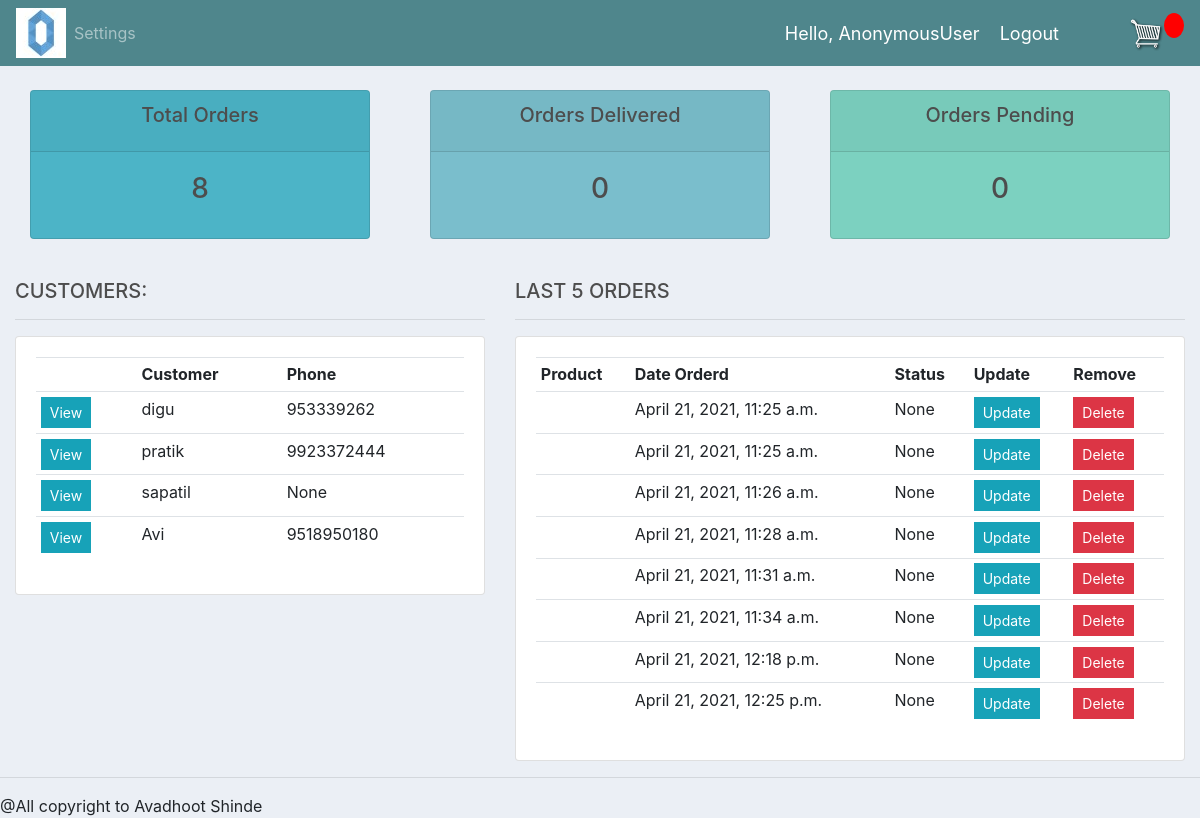
Before: / with the older database file.
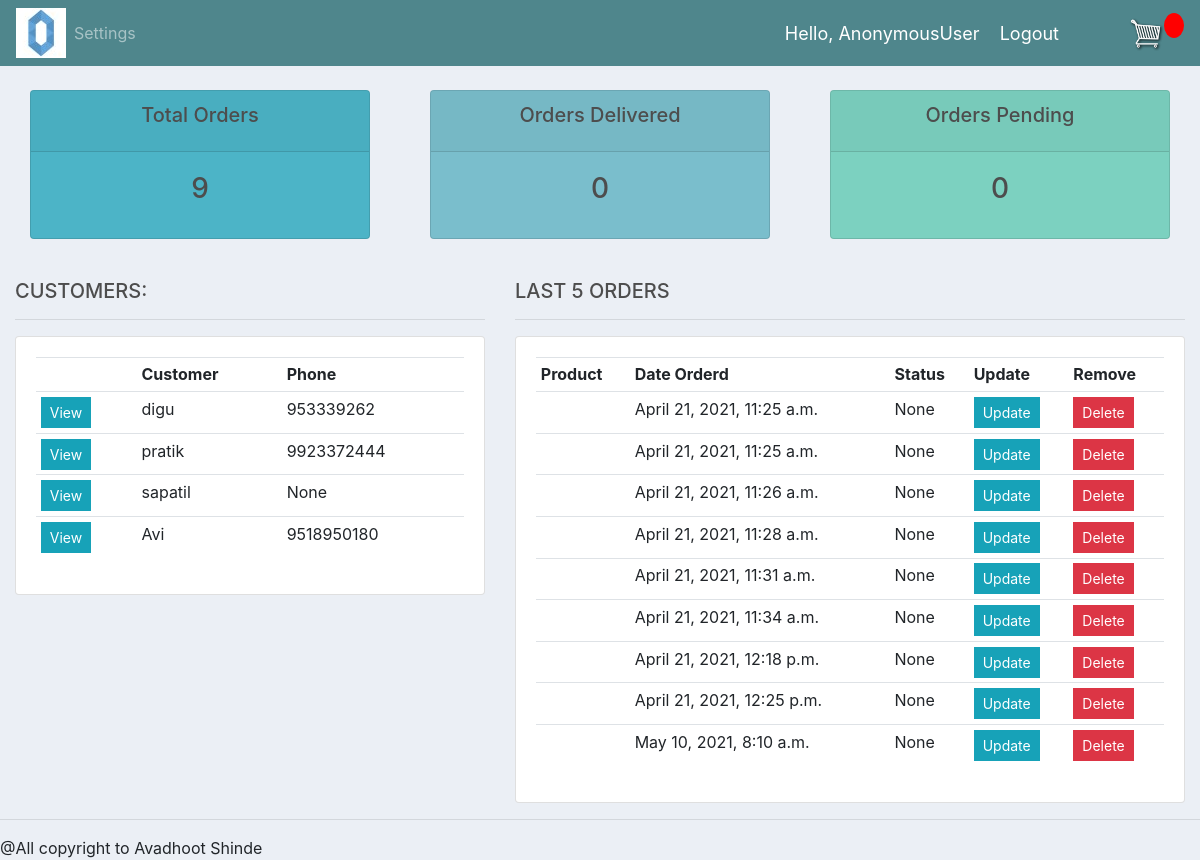
After: the same page with the newer database file.
### accounts/models.py (models this page shows, shortened)
class Customer(models.Model):
	user = models.OneToOneField(User, null=True, blank=True, on_delete=models.CASCADE)
	name = models.CharField(max_length=200, null=True)
	phone = models.CharField(max_length=200, null=True)
	email = models.CharField(max_length=200, null=True)
	profile_pic = models.ImageField(default="profile.png", null=True, blank=True)
	date_created = models.DateTimeField(auto_now_add=True, null=True)

class Order(models.Model):
	STATUS = (
			('Pending', 'Pending'),
			('Out for delivery', 'Out for delivery'),
			('Delivered', 'Delivered'),
			)
	customer = models.ForeignKey(Customer, null=True, on_delete= models.SET_NULL)
	date_created = models.DateTimeField(auto_now_add=True, null=True)
	status = models.CharField(max_length=200, null=True, choices=STATUS)
	complete = models.BooleanField(default=False)
	transaction_id = models.CharField(max_length=100, null=True)

### accounts/views.py (the view)
# urls.py: path('', views.home, name="home"),
def home(request):
	orders = Order.objects.all()
	customers = Customer.objects.all()
	total_customers = customers.count()
	total_orders = orders.count()
	delivered = orders.filter(status='Delivered').count()
	pending = orders.filter(status='Pending').count()
	context = {'orders':orders, 'customers':customers,
	'total_orders':total_orders,'delivered':delivered,
	'pending':pending }
	return render(request, 'accounts/dashboard.html', context)

### accounts/templates/accounts/dashboard.html
{%  extends 'accounts/main.html' %}
{% block content %}
{%  include 'accounts/status.html' %}
<br>
<div class="row">
	<div class="col-md-5">
		<h5>CUSTOMERS:</h5>
		<hr>
		<div class="card card-body">
			<table class="table table-sm">
				<tr>
					<th></th>
					<th>Customer</th>
					<th>Phone</th>
				</tr>
				{% for customer in customers %}
					<tr>
						<td><a class="btn btn-sm btn-info" href="{% url 'customer' customer.id %}">View</a></td>
						<td>{{customer.name}}</td>
						<td>{{customer.phone}}</td>
					</tr>
				{% endfor %}
			</table>
		</div>
	</div>
	<div class="col-md-7">
		<h5>LAST 5 ORDERS</h5>
		<hr>
		<div class="card card-body">
			<table class="table table-sm">
				<tr>
					<th>Product</th>
					<th>Date Orderd</th>
					<th>Status</th>
					<th>Update</th>
					<th>Remove</th>
				</tr>
				{% for order in orders %}
					<tr>
						<td>{{order.product}}</td>
						<td>{{order.date_created}}</td>
						<td>{{order.status}}</td>
						<td><a class="btn btn-sm btn-info" href="{% url 'update_order' order.id %}">Update</a></td>
						<td><a class="btn btn-sm btn-danger" href="{% url 'delete_order' order.id %}">Delete</a></td>
					</tr>
				{% endfor %}
			</table>
		</div>
	</div>
</div>
{% endblock %}

### accounts/templates/accounts/main.html (shortened to what this page needs)
{% load static %}
<!DOCTYPE html>
<html>
<head>
	<link rel="stylesheet" href="https://stackpath.bootstrapcdn.com/bootstrap/4.3.1/css/bootstrap.min.css">
	<link rel="stylesheet" type="text/css" href="{% static '/css/test.css' %}">
</head>
<body>
	{%  include 'accounts/navbar.html' %}
	<div class="container-fluid">
	{% block content %}
	{% endblock %}
    </div>
	<hr>
	<h9>@All copyright to Avadhoot Shinde</h9>
</body>
</html>

### accounts/templates/accounts/navbar.html (shortened to what this page needs)
{% load static %}
<nav class="navbar navbar-expand-lg navbar-dark bg-dark">
 <img src="{% static 'images/Logo.jpg' %}">
  <div class="collapse navbar-collapse" id="navbarNav">
    <ul class="navbar-nav">
      {% if request.user.is_staff %}
      <li class="nav-item active">
        <a class="nav-link" href="{% url 'home' %}">Dashboard</a>
      </li>
      <li class="nav-item">
        <a class="nav-link" href="{% url 'products' %}">Products</a>
      </li>
      <li class="nav-item active">
        <a class="nav-link" href="{% url 'order' %}">Store</a>
      </li>
      {% else %}
       <li class="nav-item">
        <a class="nav-link" href="{% url 'account' %}">Settings</a>
      </li>
      {% endif %}
    </ul>
  </div>
  <span><a class="hello-msg" href="{% url 'account' %}">Hello, {{request.user}}</a></span>
  <span ><a  class="hello-msg" href="{% url 'logout' %}">Logout</a></span>
  <a href="{% url 'cart' %}">
    <img  id="cart-icon" src="{% static 'images/cart.png' %}">
  </a>
  <p id="cart-total">{{cartItems}}</p>
</nav>

### accounts/templates/accounts/status.html
<br>
<div class="row">
	<div class="col">
		<div class="col-md">
			<div class="card text-center text-white  mb-3" id="total-orders">
			  	<div class="card-header">
			  		<h5 class="card-title">Total Orders</h5>
			  	</div>
			  	<div class="card-body">
			    	<h3 class="card-title">{{total_orders}}</h3>
			  	</div>
			</div>
		</div>
	</div>
	<div class="col">
		<div class="col-md">
			<div class="card text-center text-white  mb-3" id="orders-delivered">
			  	<div class="card-header">
			  		<h5 class="card-title">Orders Delivered</h5>
			  	</div>
			  	<div class="card-body">
			    	<h3 class="card-title">{{delivered}}</h3>
			  	</div>
			</div>
		</div>
	</div>
	<div class="col">
		<div class="col-md">
			<div class="card text-center text-white  mb-3" id="orders-pending">
			  	<div class="card-header">
			  		<h5 class="card-title">Orders Pending</h5>
			  	</div>
			  	<div class="card-body">
			    	<h3 class="card-title">{{pending}}</h3>
			  	</div>
			</div>
		</div>
	</div>
</div>

### static/css/test.css (style rules this page uses)
body { background-color: hsl(0, 0%, 98%); }
h1,h2,h3,h4,h5,h6 { color:hsl(0, 0%, 30%); }
.bg-dark { background-color: #4f868c!important; }
#cart-icon { width:35px; display: inline-block; margin-left: 50px; }
#cart-total { display: block; text-align: center; color:#fff; background-color: red; width: 20px; height: 25px; border-radius: 50%; font-size: 14px; }
.btn { border-radius: 0; }
body { background-color: #ebeff5; }
#total-orders { background-color: #4cb4c7; }
#orders-delivered { background-color: #7abecc; }
#orders-pending { background-color: #7CD1C0; }

### accounts/templates/accounts/navbar.html (style rules this page uses)
.hello-msg { font-size: 18px; color: #fff; margin-right: 20px; }

Changed rows visible on the page:
added Order: date_created "May 10, 2021, 8:10 a.m.", status "None"
Other visible differences:
{{ total_orders }}: "8" → "9"
